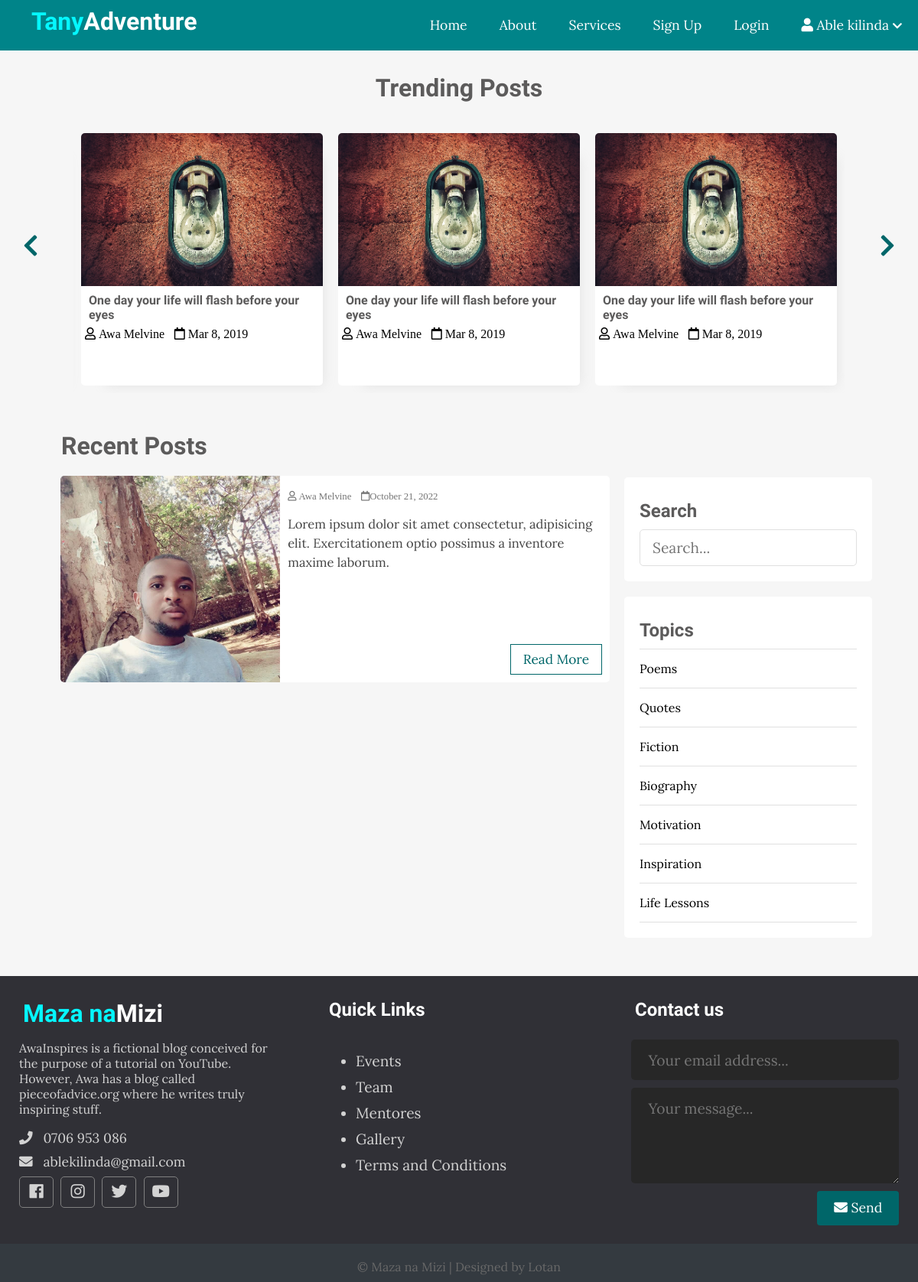
The page / on the database its author committed.
### tables this page shows
CREATE TABLE IF NOT EXISTS `posts` (
    `id` int(11) NOT NULL AUTO_INCREMENT,
    `user_id` int(11) DEFAULT NULL,
    `title` varchar(255) NOt NULL,
    `slug` varchar(255) NOT NULL UNIQUE,
    `views` int(11) NOT NULL DEFAULT '0',
    `image` varchar(255) NOT NULL,
    `body` text NOT NULL,
    `published` tinyint(1) NOT NULL,
    `created_at` timestamp NOT NULL DEFAULT CURRENT_TIMESTAMP ON UPDATE CURRENT_TIMESTAMP,
    `updated_at` timestamp NOT NULL DEFAULT CURRENT_TIMESTAMP,
     PRIMARY KEY(`id`),
     FOREIGN KEY (`user_id`) REFERENCES `users` (`id`) ON DELETE NO ACTION ON UPDATE NO ACTION
);

### inc/public_functions.php (called while the page is built)
<?php
function getpublishedPosts(){
    global $conn;
    $sql = "SELECT * FROM posts WHERE published=true";
    $result = mysqli_query($conn,$sql);
    $posts=mysqli_fetch_all($result,MYSQLI_ASSOC);
    return $posts;
}
?>

### index.php (the view, shortened to what this page needs)
<?php include 'header.php' ?>
<?php require_once 'inc/config.php' ?>
<?php require_once( ROOT_PATH . '/public_functions.php') ?>
<?php $posts =getpublishedPosts(); ?>
  <div class="page-wrapper">
    <div class="post-slider">
      <h1 class="slider-title">Trending Posts</h1>
      <i class="fas fa-chevron-left prev"></i>
      <i class="fas fa-chevron-right next"></i>
      <div class="post-wrapper">
        <div class="post">
          <img src="images/image_1.png" alt="" class="slider-image">
          <div class="post-info">
            <h4><a href="single.php">One day your life will flash before your eyes</a></h4>
            <i class="far fa-user"> Awa Melvine</i>
            <i class="far fa-calendar"> Mar 8, 2019</i>
          </div>
        </div>
        <div class="post">
          <img src="images/image_1.png" alt="" class="slider-image">
          <div class="post-info">
            <h4><a href="single.php">One day your life will flash before your eyes</a></h4>
            <i class="far fa-user"> Awa Melvine</i>
            <i class="far fa-calendar"> Mar 8, 2019</i>
          </div>
        </div>
        <div class="post">
          <img src="images/image_1.png" alt="" class="slider-image">
          <div class="post-info">
            <h4><a href="single.php">One day your life will flash before your eyes</a></h4>
            <i class="far fa-user"> Awa Melvine</i>
            <i class="far fa-calendar"> Mar 8, 2019</i>
          </div>
        </div>
      </div>
    </div>
    <div class="content clearfix">
      <div class="main-content">
        <h1 class="recent-post-title">Recent Posts</h1>
<?php foreach ($posts as $post): ?>
        <div class="post clearfix">
          <img src="<?php echo BASE_URL . '/images/' .$post['image']; ?>" alt="" class="post-image">
          <div class="post-preview">
            <i class="far fa-user"> Awa Melvine</i>
            <i class="far fa-calendar"><?php echo date("F j, Y", strtotime($post['created_at'])); ?></i>
            <p class="preview-text">
              Lorem ipsum dolor sit amet consectetur, adipisicing elit.
              Exercitationem optio possimus a inventore maxime laborum.
            </p>
            <a href="single.php" class="btn read-more">Read More</a>
          </div>
        </div>
<?php endforeach ?>
      </div>
      <div class="sidebar">
        <div class="section search">
          <h2 class="section-title">Search</h2>
          <form action="index.html" method="post">
            <input type="text" name="search-term" class="text-input" placeholder="Search...">
          </form>
        </div>
        <div class="section topics">
          <h2 class="section-title">Topics</h2>
          <ul>
            <li><a href="#">Poems</a></li>
            <li><a href="#">Quotes</a></li>
            <li><a href="#">Fiction</a></li>
            <li><a href="#">Biography</a></li>
            <li><a href="#">Motivation</a></li>
            <li><a href="#">Inspiration</a></li>
            <li><a href="#">Life Lessons</a></li>
          </ul>
        </div>
      </div>
    </div>
  </div>
  <?php include 'footer.php'?>

### header.php (shortened to what this page needs)
<!DOCTYPE html>
<html lang="en">
<head>
  <link rel="stylesheet" href="https://use.fontawesome.com/releases/v5.7.2/css/all.css"
>
  <link rel="stylesheet" href="css/style.css">
</head>
<body>
  <header>
    <div class="logo">
      <h1 class="logo-text">
    <a href="index.php"><span>Tany</span>Adventure</a>
    </h1>
    </div>
    <ul class="nav">
      <li><a href="index.php">Home</a></li>
      <li><a href="about.php">About</a></li>
      <li><a href="services.php">Services</a></li>
      <li><a href="register.php">Sign Up</a></li>
      <li><a href="login.php">Login</a></li>
      <li>
        <a href="#">
          <i class="fa fa-user"></i>
          Able kilinda
          <i class="fa fa-chevron-down" style="font-size: .8em;"></i>
        </a>
      </li>
    </ul>
  </header>

### footer.php (shortened to what this page needs)
  <div class="footer">
    <div class="footer-content">
      <div class="footer-section about">
        <h1 class="logo-text"><span>Maza na</span>Mizi</h1>
        <p>
          AwaInspires is a fictional blog conceived for the purpose of a tutorial on YouTube.
          However, Awa has a blog called pieceofadvice.org where he writes truly inspiring stuff.
        </p>
        <div class="contact">
          <span><i class="fas fa-phone"></i> &nbsp; 0706 953 086</span>
          <span><i class="fas fa-envelope"></i> &nbsp; ablekilinda@gmail.com</span>
        </div>
        <div class="socials">
          <a href="#"><i class="fab fa-facebook"></i></a>
          <a href="#"><i class="fab fa-instagram"></i></a>
          <a href="#"><i class="fab fa-twitter"></i></a>
          <a href="#"><i class="fab fa-youtube"></i></a>
        </div>
      </div>
      <div class="footer-section links">
        <h2>Quick Links</h2>
        <br>
        <ul>
          <a href="#">
            <li>Events</li>
          </a>
          <a href="#">
            <li>Team</li>
          </a>
          <a href="#">
            <li>Mentores</li>
          </a>
          <a href="#">
            <li>Gallery</li>
          </a>
          <a href="#">
            <li>Terms and Conditions</li>
          </a>
        </ul>
      </div>
      <div class="footer-section contact-form">
        <h2>Contact us</h2>
        <br>
        <form action="index.html" method="post">
          <input type="email" name="email" class="text-input contact-input" placeholder="Your email address...">
          <textarea rows="4" name="message" class="text-input contact-input" placeholder="Your message..."></textarea>
          <button type="submit" class="btn btn-big contact-btn">
            <i class="fas fa-envelope"></i>
            Send
          </button>
        </form>
      </div>
    </div>
    <div class="footer-bottom">
      &copy; Maza na Mizi | Designed by <a href="#">Lotan</a>
    </div>
  </div>
</body>
</html>

### rows shown on the page
posts: image (picture), created_at "October 21, 2022"
